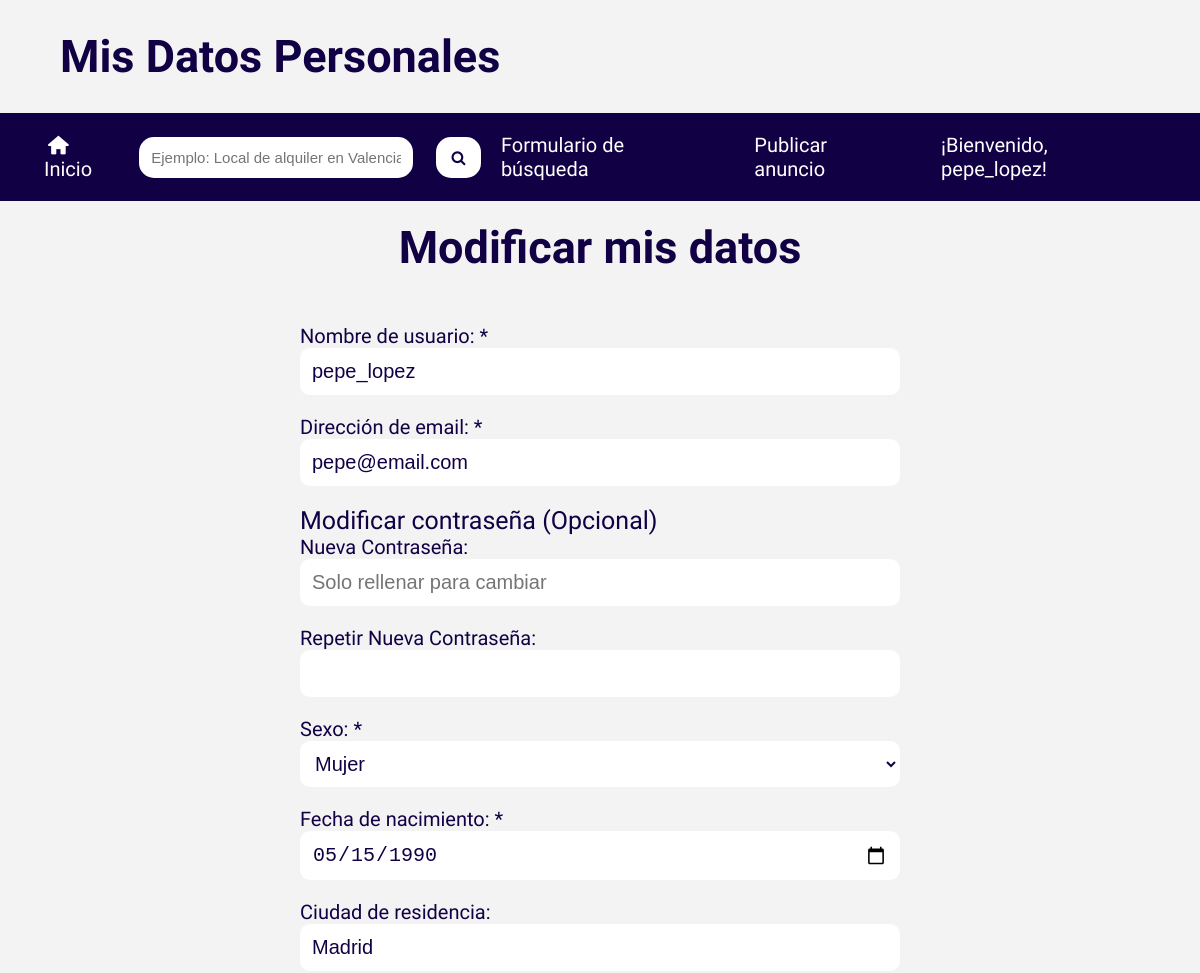
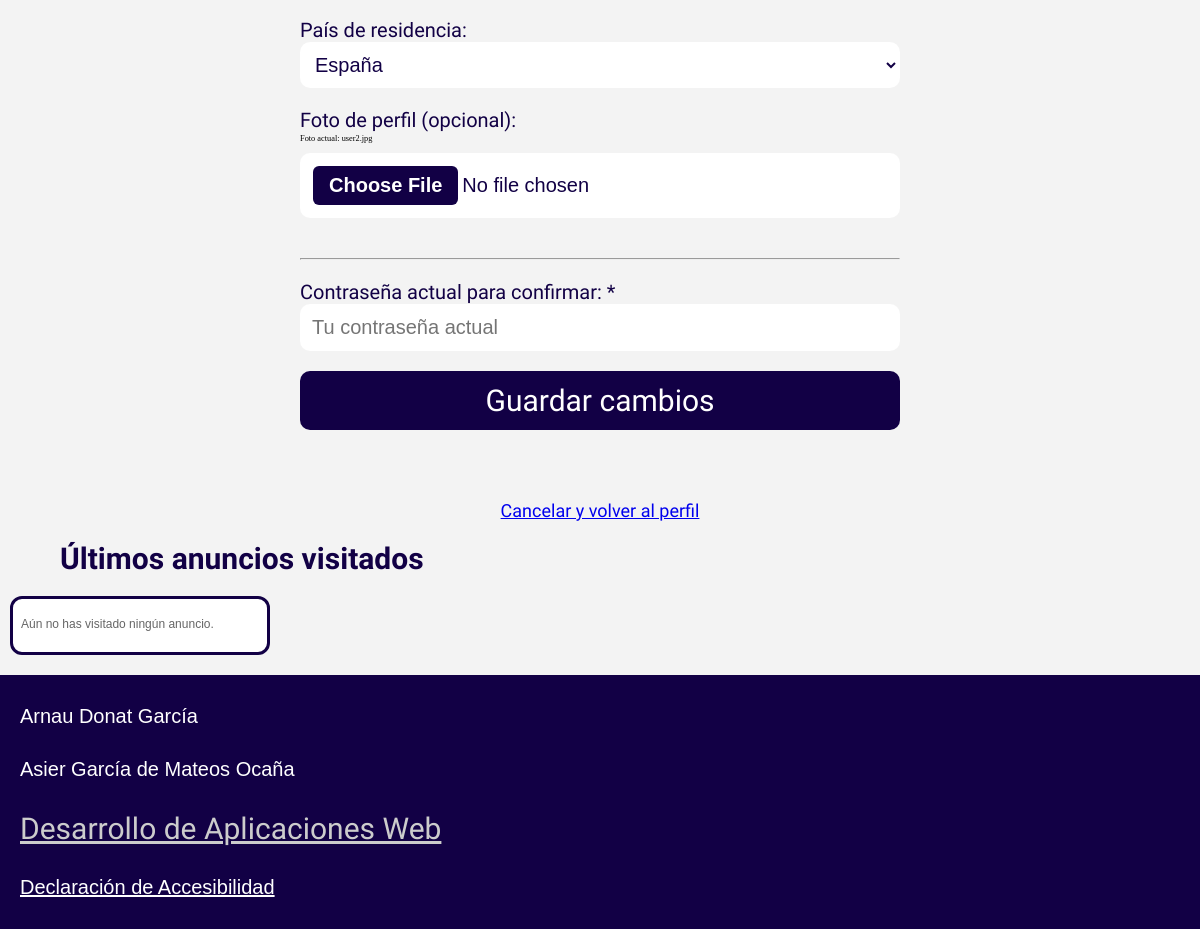
/mis_datos.php (signed in), run on the app's committed database (2 pictures, top to bottom).
### tables this page shows
CREATE TABLE `usuarios` (
  `IdUsuario` int(11) NOT NULL,
  `NomUsuario` varchar(15) NOT NULL,
  `Clave` varchar(255) NOT NULL,
  `Email` varchar(254) NOT NULL,
  `Sexo` smallint(6) NOT NULL,
  `FNacimiento` date NOT NULL,
  `Ciudad` varchar(255) NOT NULL,
  `Pais` int(11) NOT NULL,
  `Foto` varchar(255) DEFAULT NULL,
  `FRegistro` timestamp NOT NULL DEFAULT current_timestamp(),
  `Estilo` int(11) NOT NULL
);

CREATE TABLE `paises` (
  `IdPais` int(11) NOT NULL,
  `NomPais` varchar(255) NOT NULL
);

### services/flashdata.php (called while the page is built, shortened)
<?php
function flash_get($key, $default = null) {
    if (!isset($_SESSION['_flashdata']) || !is_array($_SESSION['_flashdata'])) {
        return $default;
    }
    if (!array_key_exists($key, $_SESSION['_flashdata'])) {
        return $default;
    }
    $value = $_SESSION['_flashdata'][$key];
    return $value;
}
?>

### mis_datos.php (the view, shortened to what this page needs)
<?php
    require_once 'services/flashdata.php';
    $userId = $_SESSION['user_id'];
    $config = parse_ini_file('config.ini');
    @$mysqli = new mysqli($config['Server'], $config['User'], $config['Password'], $config['Database']);
    $paises = [];
    if ($res = $mysqli->query("SELECT IdPais, NomPais FROM PAISES ORDER BY NomPais")) {
        while ($row = $res->fetch_assoc()) $paises[] = $row;
    }
    $usuario = null;
    $sqlUser = "SELECT NomUsuario, Clave, Email, Sexo, FNacimiento, Ciudad, Pais, Foto FROM USUARIOS WHERE IdUsuario = ?";
    if ($stmt = $mysqli->prepare($sqlUser)) {
        $stmt->bind_param("i", $userId);
        $stmt->execute();
        $res = $stmt->get_result();
        if ($res->num_rows === 1) {
            $usuario = $res->fetch_assoc();
        } else {
            session_destroy();
            header("Location: ./login.php?error=usuario_no_encontrado");
            exit;
        }
    } else {
        die("Error en la consulta de usuario: " . $mysqli->error);
    }
    $prevUser   = htmlspecialchars(flash_get('val_user') ?? $usuario['NomUsuario']);
    $prevEmail  = htmlspecialchars(flash_get('val_email') ?? $usuario['Email']);
    $prevSexo   = flash_get('val_sexo') ?? $usuario['Sexo'];
    $prevFecha  = htmlspecialchars(flash_get('val_fecha') ?? $usuario['FNacimiento']);
    $prevCiudad = htmlspecialchars(flash_get('val_ciudad') ?? $usuario['Ciudad']);
    $prevPais   = flash_get('val_pais') ?? $usuario['Pais'];
    $prevFoto   = $usuario['Foto'];
    require 'cabecera.php';
?>
    <section class="forms">
        <h2>Modificar mis datos</h2>
        <form action="./respuesta_mis_datos.php" method="post" class="auth" enctype="multipart/form-data" novalidate>
            <label for="reg-user">Nombre de usuario: *</label>
            <input type="text" name="user" id="reg-user" value="<?php echo $prevUser; ?>">
            <label for="reg-email">Dirección de email: *</label>
            <input type="text" name="email" id="reg-email" value="<?php echo $prevEmail; ?>">
                <legend>Modificar contraseña (Opcional)</legend>
                <label for="reg-new-pwd1">Nueva Contraseña:</label>
                <input type="password" name="new_pwd" id="reg-new-pwd1" placeholder="Solo rellenar para cambiar">
                <label for="reg-new-pwd2">Repetir Nueva Contraseña:</label>
                <input type="password" name="new_pwd2" id="reg-new-pwd2">
            <label for="reg-sexo">Sexo: *</label>
            <select name="sexo" id="reg-sexo">
                <option value="0" <?php if ($prevSexo === '0') echo 'selected'; ?>>Mujer</option>
            </select>
            <label for="fecha_nacimiento">Fecha de nacimiento: *</label>
            <input type="date" id="fecha_nacimiento" name="fecha_nacimiento" value="<?php echo $prevFecha; ?>">
            <label for="reg-ciudad">Ciudad de residencia:</label>
            <input type="text" name="ciudad" id="reg-ciudad" value="<?php echo $prevCiudad; ?>">
            <label for="reg-pais">País de residencia:</label>
            <select name="pais" id="reg-pais">
                <?php foreach ($paises as $paisItem): ?>
                    <option value="<?php echo $paisItem['IdPais']; ?>"
                        <?php if ($prevPais == $paisItem['IdPais']) echo 'selected'; ?>>
                        <?php echo htmlspecialchars($paisItem['NomPais']); ?>
                    </option>
                <?php endforeach; ?>
            </select>
            <label for="reg-foto">Foto de perfil (opcional):</label>
            <?php if (!empty($prevFoto)): ?>
                <div style="margin-bottom: 10px;">
                    <small>Foto actual: <?php echo htmlspecialchars($prevFoto); ?></small>
                </div>
            <?php endif; ?>
            <input type="file" name="foto" accept="image/*" id="reg-foto">
            <hr style="margin: 20px 0;">
            <label for="current_pwd">Contraseña actual para confirmar: *</label>
            <input type="password" name="current_pwd" id="current_pwd" placeholder="Tu contraseña actual">
            <button type="submit">Guardar cambios</button>
        </form>
        <p style="text-align:center; margin-top:20px;"><a href="perfil.php">Cancelar y volver al perfil</a></p>
    </section>
<?php
    require 'pie.php';
?>

### estilos/minimum.css (style rules this page uses)
* { padding: 0; margin: 0; box-sizing: border-box; }
html { font-size: 10px; background-color: var(--fondo); --fondo: #f3f3f3; --fondo2: #cccccc; --titulos: #120045; }

### estilos/maximum.css (style rules this page uses)
* { padding: 0; margin: 0; box-sizing: border-box; }
html { font-size: 10px; background-color: var(--fondo); --fondo: #f3f3f3; --fondo2: #cccccc; --titulos: #120045; }

### estilos/medium.css (style rules this page uses)
* { padding: 0; margin: 0; box-sizing: border-box; }
html { font-size: 10px; background-color: var(--fondo); --fondo: #f3f3f3; --fondo2: #cccccc; --titulos: #120045; }

### estilos/dark.css (style rules this page uses)
html { background-color: var(--fondo); --fondo: #241f1f; --fondo2: #383131; --titulos: #9892aa; }

### estilos/contrast.css (style rules this page uses)
html { background-color: var(--fondo); --fondo: #ffffff; --fondo2: #ffffff; --titulos: #000a52; --contrasteFondo: #000a52; }

### estilos/big.css (style rules this page uses)
html { font-size: 15px; }

### estilos/contrast-big.css (style rules this page uses)
html { background-color: var(--fondo); --fondo: #ffffff; --fondo2: #ffffff; --titulos: #000a52; --contrasteFondo: #000a52; font-size: 15px; }

### estilos/print.css (style rules this page uses)
* { -webkit-print-color-adjust: exact; print-color-adjust: exact; }

### data on the page
usuarios: email "pepe@email.com", fecha_nacimiento "05/15/1990", ciudad "Madrid", pais "España", Foto "user2.jpg"

### other printed values
$encabezado "Mis Datos Personales"
$username "pepe_lopez"
